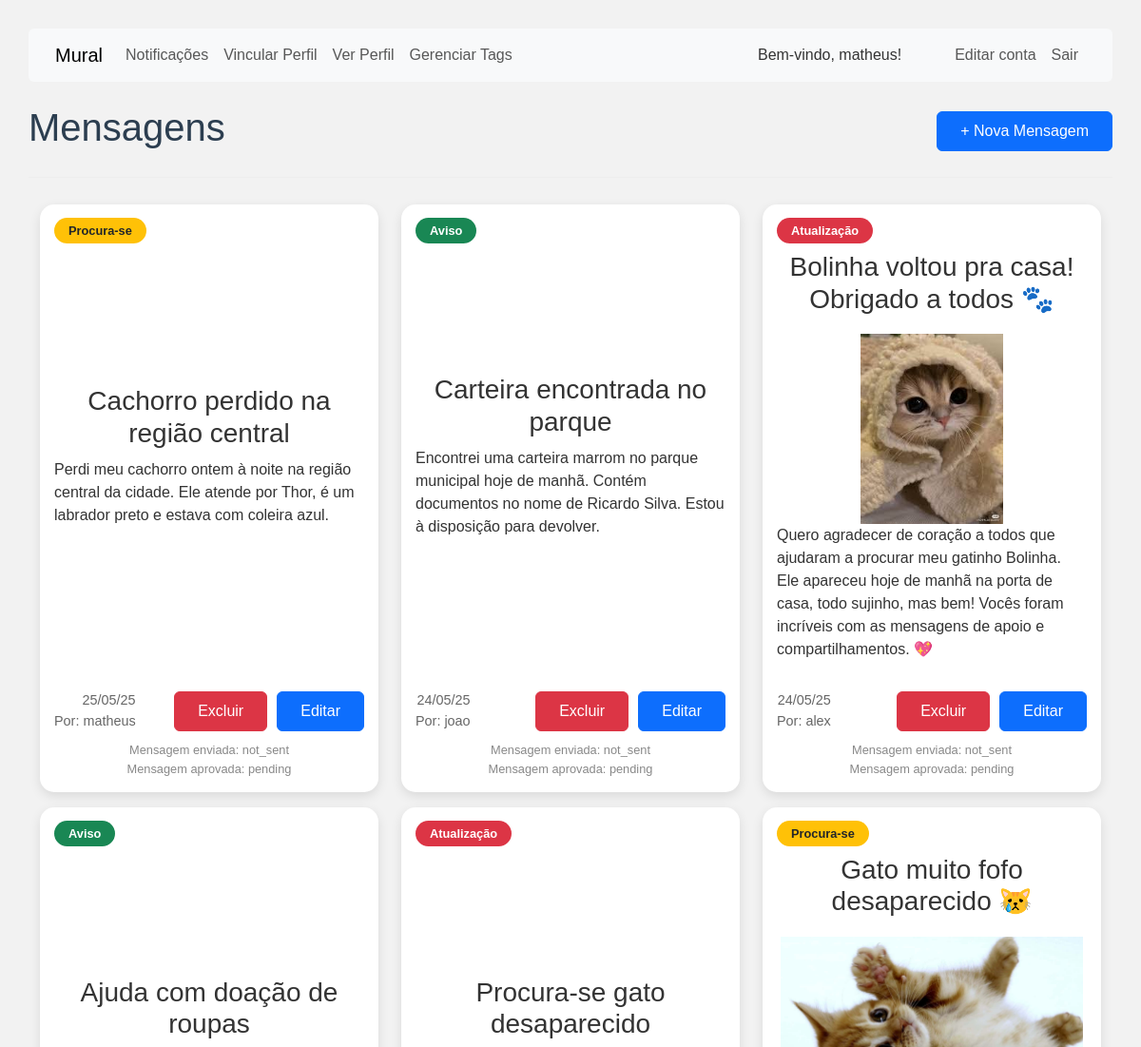
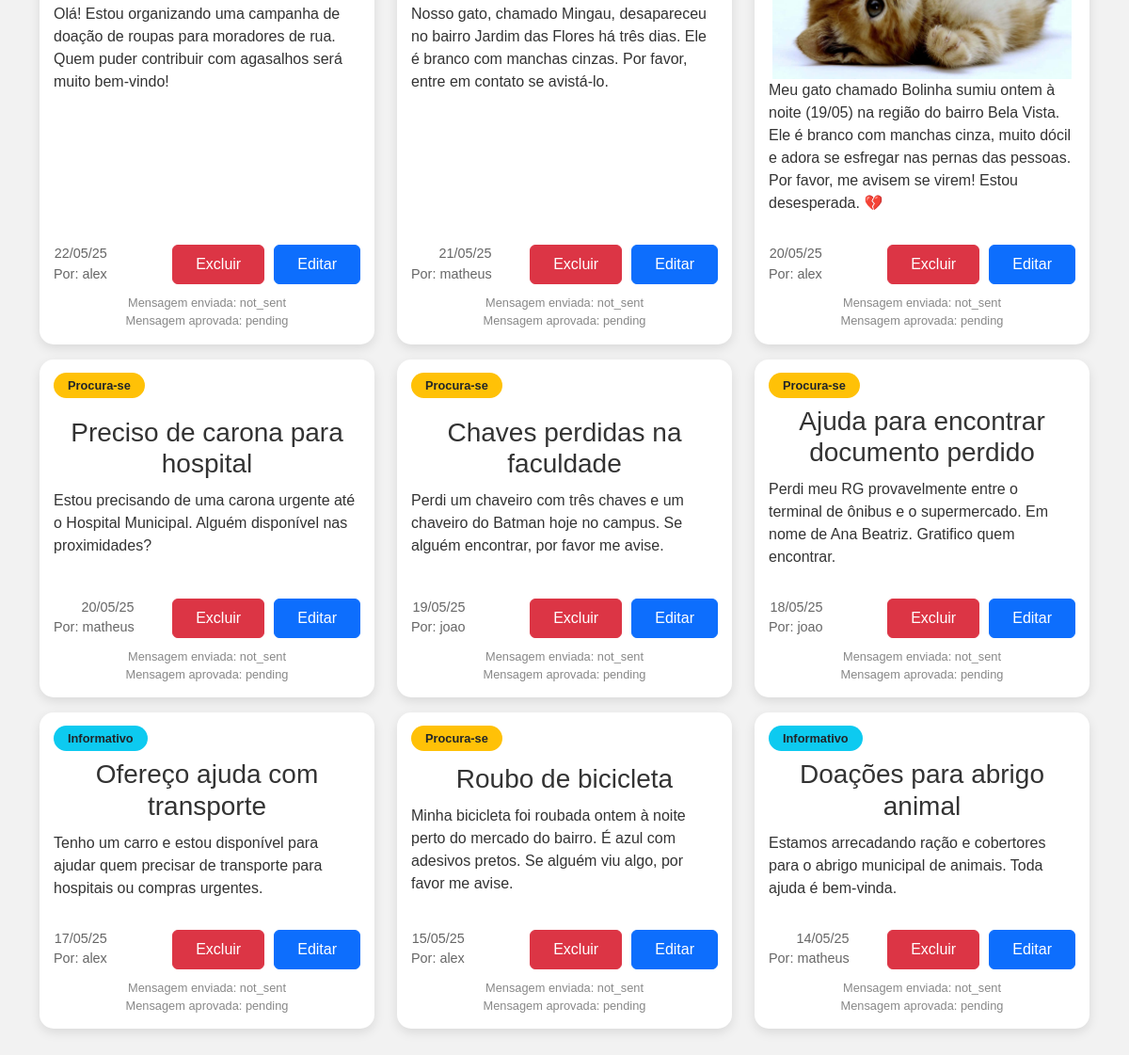
The page /mensagem/index.php (signed in) on the database as committed earlier (2 pictures, top to bottom).
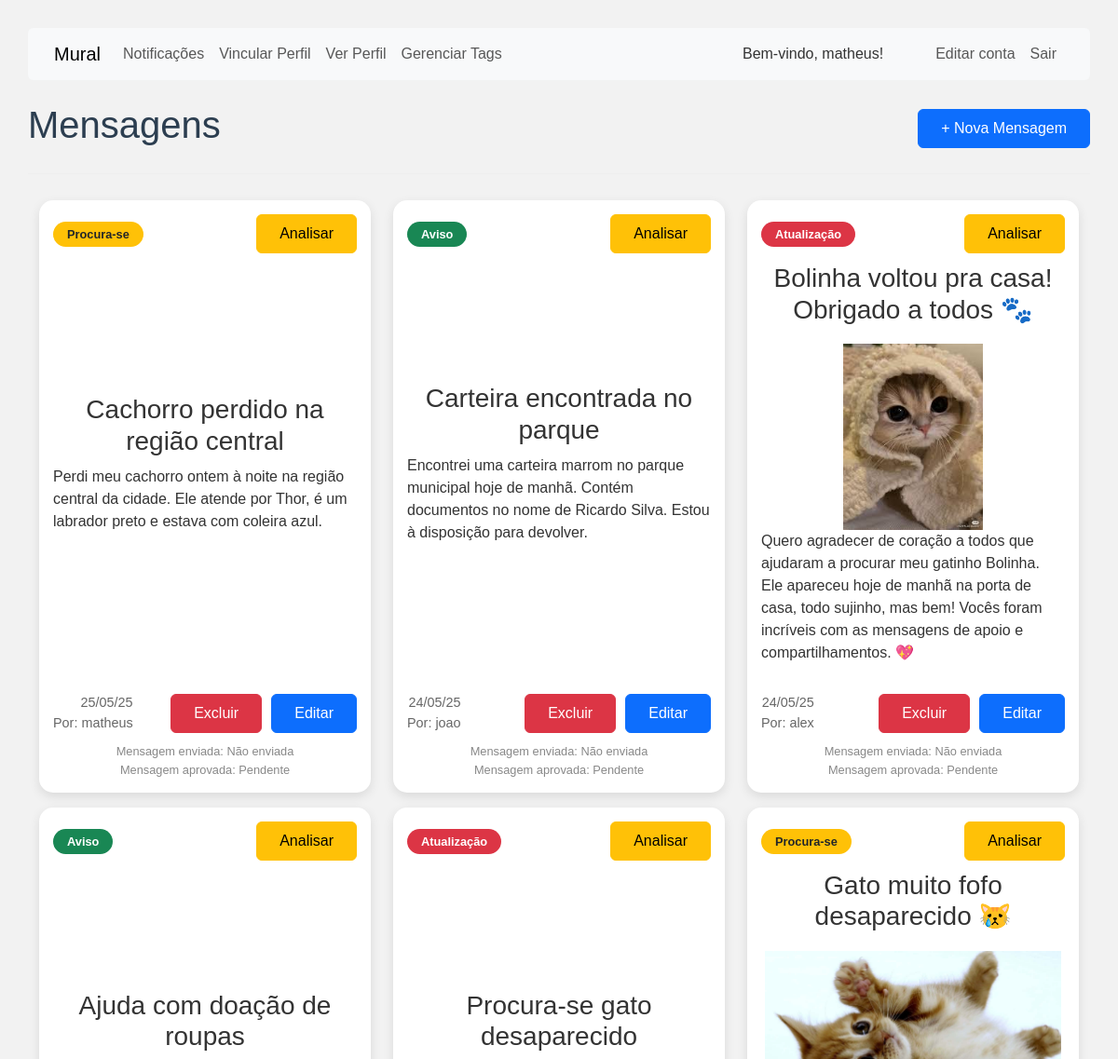
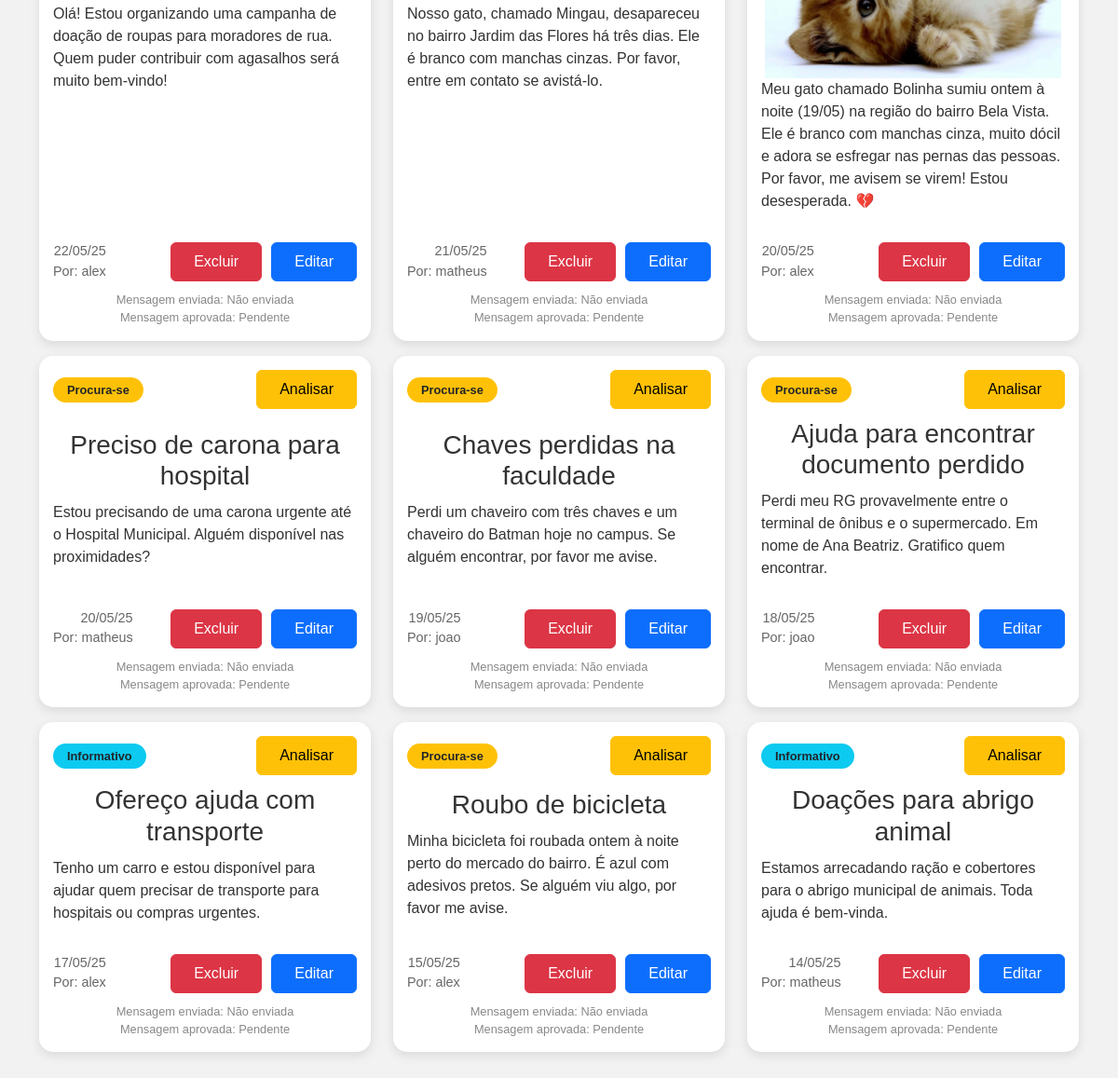
The same page on the database as committed later (2 pictures, top to bottom).
### tables this page shows
CREATE TABLE `mensagens` (
  `id` int(11) NOT NULL,
  `titulo` varchar(100) DEFAULT NULL,
  `conteudo` text DEFAULT NULL,
  `criado_em` timestamp NOT NULL DEFAULT current_timestamp(),
  `user_id` int(11) DEFAULT NULL,
  `tag_id` int(11) DEFAULT NULL,
  `image_path` varchar(255) DEFAULT NULL
);

CREATE TABLE `tags` (
  `id` int(11) NOT NULL,
  `nome` varchar(50) NOT NULL
);

CREATE TABLE `usuarios` (
  `id` int(11) NOT NULL,
  `username` varchar(50) NOT NULL,
  `password` varchar(255) NOT NULL,
  `role` varchar(20) DEFAULT 'user',
  `created_at` timestamp NOT NULL DEFAULT current_timestamp(),
  `telefone` VARCHAR(20),
  `area_atuacao` VARCHAR(255),
  `email` varchar(255) NOT NULL
);

### mensagem/index.php (the view, shortened to what this page needs)
<?php
include 'db.php';
$sql = "SELECT m.*, u.username, t.nome AS tag_nome
        FROM mensagens m
        LEFT JOIN usuarios u ON m.user_id = u.id
        LEFT JOIN tags t ON m.tag_id = t.id
        ORDER BY m.criado_em DESC";
$result = $conn->query($sql);
$logged_user_id = isset($_SESSION['user_id']) ? $_SESSION['user_id'] : null;
$logged_user_role = isset($_SESSION['role']) ? $_SESSION['role'] : null;
?>
<?php
include '../includes/logged-header.php';
?>
<div class="msg-header">
    <div class="header-title">
        <h1>Mensagens</h1>
        <a href="create.php">
            <button class="btn btn-primary py-2 px-4">+ Nova Mensagem</button>
        </a>
    </div>
</div>
<hr>
<?php if ($result->num_rows > 0): ?>
    <div class="container column">
        <div class="row row-cols-1 row-cols-md-2 row-cols-xl-3">
            <?php while ($row = $result->fetch_assoc()): ?>
                <div class="col my-2">
                    <?php
                    $conteudo = htmlspecialchars($row['conteudo']);
                    ?>
                    <div class="message-card  <?php
                    if (!empty($row['image_path']) && mb_strlen($conteudo) > 250) {
                        echo 'aumenta-card';
                    }
                    ?>">
                        <div class="display-tag">
                            <div>
                                <?php if (!empty($row['tag_nome'])): ?>
                                    <span class="message-tag
                            <?php
                            if ($row['tag_nome'] === 'Atualização') {
                                echo 'tag-importante';
                            } elseif ($row['tag_nome'] === 'Aviso') {
                                echo 'tag-aviso';
                            } elseif ($row['tag_nome'] === 'Informativo') {
                                echo 'tag-informativo';
                            } elseif ($row['tag_nome'] === 'Procura-se') {
                                echo 'tag-procurase';
                            }
                            ?>
                            ">
                                        <?= htmlspecialchars($row['tag_nome']) ?>
                                    </span>
                                <?php elseif ($row['tag_id']): ?>
                                    <span class="message-tag">[Tag Removida]</span>
                                <?php endif; ?>
                            </div>
                            <div>
                                <?php
                                if ($logged_user_id !== null && ($logged_user_role === 'admin')):
                                    ?>
                                    <?php if ($row['admin_status'] === 'Pendente'): ?>
                                        <span>
                                            <a href="analisar_mensagem.php?id=<?= $row['id'] ?>" class="btn-analisar">
                                                <button class="btn btn-warning py-2 px-4">Analisar</button>
                                            </a>
                                        </span>
                                    <?php endif; ?>         <?php endif; ?>
                            </div>
                        </div>
                        <div class="message-info">
                            <div class="card-title">
                                <h3><?= htmlspecialchars($row['titulo']) ?></h3>
                            </div>
                            <div class="card-image">
                                <?php if (!empty($row['image_path'])): ?>
                                    <img src="<?= htmlspecialchars($row['image_path']) ?>"
                                        style="max-height: 200px; height: auto; margin-top: 10px;">
                                <?php endif; ?>
                            </div>
                            <div class="display-text">
                                <p class="message-text <?php
                                if (!empty($row['image_path']) && mb_strlen($conteudo) > 250) {
                                    echo 'limita-tamanho-txt';
                                }
                                ?>">
                                    <?php echo nl2br($conteudo); ?>
                                </p>
                            </div>
                        </div>
                        <div>
                            <div class="card-footer">
                                <div class="footer-member card-meta">
                                    <div>
                                        <?= date('d/m/y', strtotime($row['criado_em'])) ?>
                                    </div>
                                    <div>
                                        <?php
                                        $owner_id = $row['user_id'] ?? null;
                                        ?>
                                        <?php if (!empty($row['username'])): ?>
                                            Por: <?= htmlspecialchars($row['username']) ?>
                                        <?php elseif ($owner_id): ?>
                                            Por: (usuário desconhecido)
                                        <?php else: ?>
                                            Por: (autor não registrado)
                                        <?php endif; ?>
                                    </div>
                                </div>
                                <div class="footer-member class-buttons">
                                    <?php
                                    if ($logged_user_id !== null && ($row['user_id'] == $logged_user_id || $logged_user_role === 'admin')):
                                        ?>
                                        <button type="button" onclick="abrirModalConfirmacao(<?= $row['id'] ?>)"
                                            class="btn btn-danger py-2 px-4">Excluir</button>
                                        <a href="edit.php?id=<?= $row['id'] ?>"><button
                                                class="btn btn-primary py-2 px-4">Editar</button></a>
                                    <?php endif; ?>
                                </div>
                            </div>
                            <?php
                            if ($logged_user_id !== null && ($row['user_id'] == $logged_user_id || $logged_user_role === 'admin')):
                                ?>
                                <div class="status-mensagem">
                                    Mensagem enviada: <?= htmlspecialchars($row['status']) ?>
                                    <br>
                                    Mensagem aprovada: <?= htmlspecialchars($row['admin_status']) ?>
                                </div>
                            <?php endif; ?>
                        </div>
                    </div>
                </div>
            <?php endwhile; ?>
        </div>
    </div>
<?php else: ?>
    <p>Nenhuma mensagem encontrada.</p>
<?php endif; ?>
<?php include '../includes/footer.php'; ?>

### includes/logged-header.php (shortened to what this page needs)
<!doctype html>
<html lang="pt-br">
<head>
    <link href="https://cdn.jsdelivr.net/npm/bootstrap@5.3.3/dist/css/bootstrap.min.css" rel="stylesheet"
>
    <link rel="stylesheet" href="style.css">
</head>
<body>
    <nav class="navbar navbar-expand-lg bg-light rounded mb-4 px-3">
        <div class="container-fluid">
            <a class="navbar-brand" href="index.php">Mural</a>
            <div class="collapse navbar-collapse" id="navbarPrincipal">
                <ul class="navbar-nav me-auto mb-2 mb-lg-0">
                    <li class="nav-item">
                        <a class="nav-link" href="notificacoes.php">Notificações</a>
                    </li>
                    <li class="nav-item">
                        <a class="nav-link" href="vincular_perfil.php">Vincular Perfil</a>
                    </li>
                    <li class="nav-item">
                        <a class="nav-link" href="ver_perfil.php">Ver Perfil</a>
                    </li>
                    <li class="nav-item">
                        <a class="nav-link" href="manage_tags.php">Gerenciar Tags</a>
                    </li>
                </ul>
                <ul class="navbar-nav mb-2 mb-lg-0 me-0">
                    <li class="nav-item d-none d-lg-flex align-items-center me-4">
                        <div class="h-100 d-flex align-items-center me-4">Bem-vindo,
                            <?php echo htmlspecialchars($_SESSION['username']); ?>!
                        </div>
                    </li>
                    <li class="nav-item"><a class="nav-link" href="../mensagem/editar_perfil.php">Editar conta</a></li>
                    <li class="nav-item"><a class="nav-link" href="../auth/logout.php">Sair</a></li>
                </ul>
            </div>
        </div>
    </nav>

### includes/footer.php (shortened to what this page needs)
</body>
</html>

### mensagem/style.css (style rules this page uses)
body { font-family: Arial, sans-serif; background-color: #f2f2f2; padding: 30px; color: #333; }
h1, h2 { color: #2c3e50; }
a { color: #2980b9; text-decoration: none; }
hr { border: 0; height: 1px; background: #ddd; margin: 20px 0; }
.msg-header { display: flex; flex-direction: column; }
.header-title { display: flex; flex-direction: row; justify-content: space-between; align-items: center; }
.message-card { display: flex; flex-direction: column; justify-content: space-between; background-color: white; padding: 15px; border-radius: 15px; box-shadow: rgba(0, 0, 0, 0.1) 0px 4px 12px; height: 100%; transition: all 0.5s ease; }
.display-tag { display: flex; justify-content: space-between; align-items: center; }
.card-title { text-align: center; margin: 10px 0; }
.card-image { text-align: center; }
.card-image img { max-width: 100%; max-height: 200px; height: auto; margin-top: 10px; }
.card-footer { display: flex; justify-content: space-between; align-items: flex-end; margin-top: 15px; }
.class-buttons { display: flex; gap: 10px; }
.card-meta { text-align: right; font-size: 0.9em; color: #666; }
.status-mensagem { margin-top: 10px; text-align: center; font-size: 0.8em; color: #888; }
.message-tag { background-color: #e2e3e5; color: #4f545c; padding: 6px 15px; border-radius: 20px; font-size: 0.8em; font-weight: bold; }
.tag-importante { background-color: #dc3545; color: white; }
.tag-aviso { background-color: #198754; color: white; }
.tag-informativo { background-color: #0dcaf0; color: #212529; }
.tag-procurase { background-color: #ffc107; color: #212529; }

Rows that differ between the two databases and show on the page:
changed mensagens "Cachorro perdido na região central": status "not_sent" → "Não enviada"; admin_status "pending" → "Pendente"; now shows "Analisar"
changed mensagens "Carteira encontrada no parque": status "not_sent" → "Não enviada"; admin_status "pending" → "Pendente"; now shows "Analisar"
changed mensagens "Bolinha voltou pra casa! Obrigado a todos 🐾": status "not_sent" → "Não enviada"; admin_status "pending" → "Pendente"; now shows "Analisar"
changed mensagens "Ajuda com doação de roupas": status "not_sent" → "Não enviada"; admin_status "pending" → "Pendente"; now shows "Analisar"
changed mensagens "Procura-se gato desaparecido": status "not_sent" → "Não enviada"; admin_status "pending" → "Pendente"; now shows "Analisar"
changed mensagens "Gato muito fofo desaparecido 😿": status "not_sent" → "Não enviada"; admin_status "pending" → "Pendente"; now shows "Analisar"
changed mensagens "Preciso de carona para hospital": status "not_sent" → "Não enviada"; admin_status "pending" → "Pendente"; now shows "Analisar"
changed mensagens "Chaves perdidas na faculdade": status "not_sent" → "Não enviada"; admin_status "pending" → "Pendente"; now shows "Analisar"
changed mensagens "Ajuda para encontrar documento perdido": status "not_sent" → "Não enviada"; admin_status "pending" → "Pendente"; now shows "Analisar"
changed mensagens "Ofereço ajuda com transporte": status "not_sent" → "Não enviada"; admin_status "pending" → "Pendente"; now shows "Analisar"
changed mensagens "Roubo de bicicleta": status "not_sent" → "Não enviada"; admin_status "pending" → "Pendente"; now shows "Analisar"
changed mensagens "Doações para abrigo animal": status "not_sent" → "Não enviada"; admin_status "pending" → "Pendente"; now shows "Analisar"
